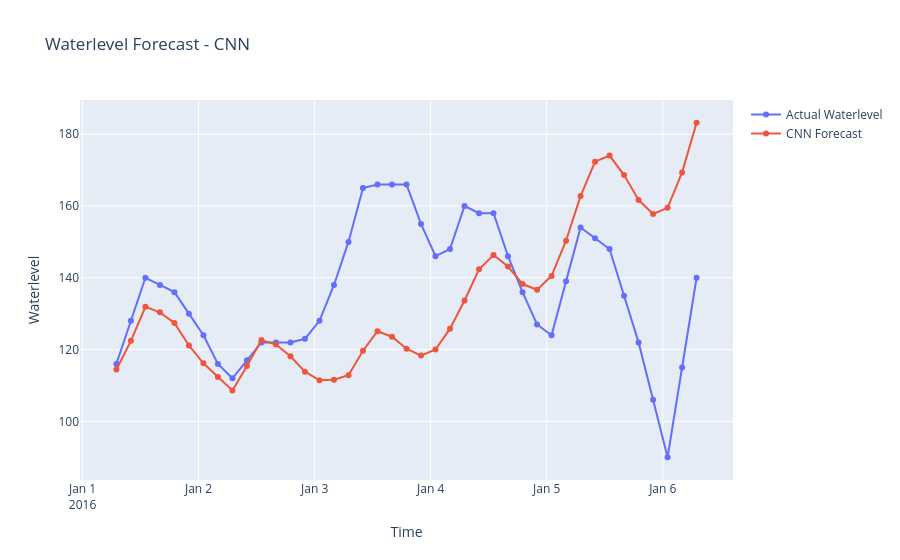
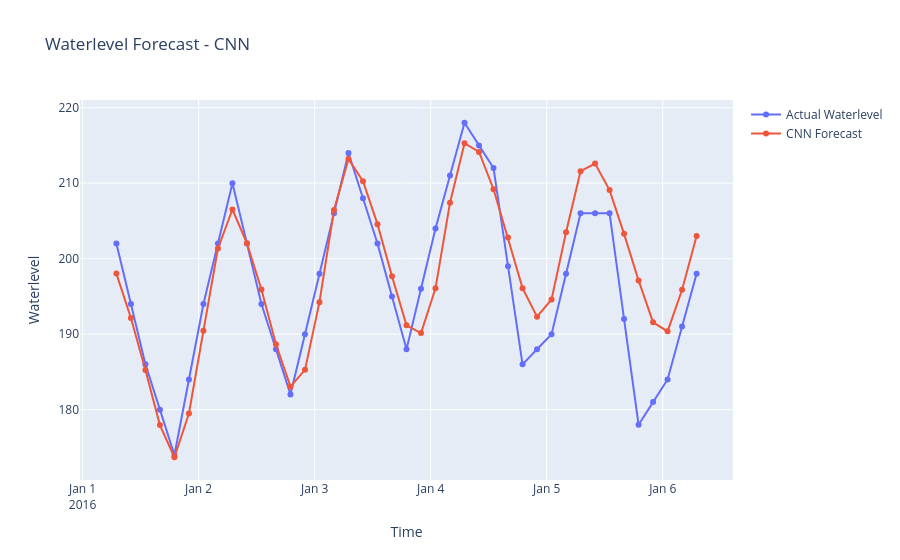
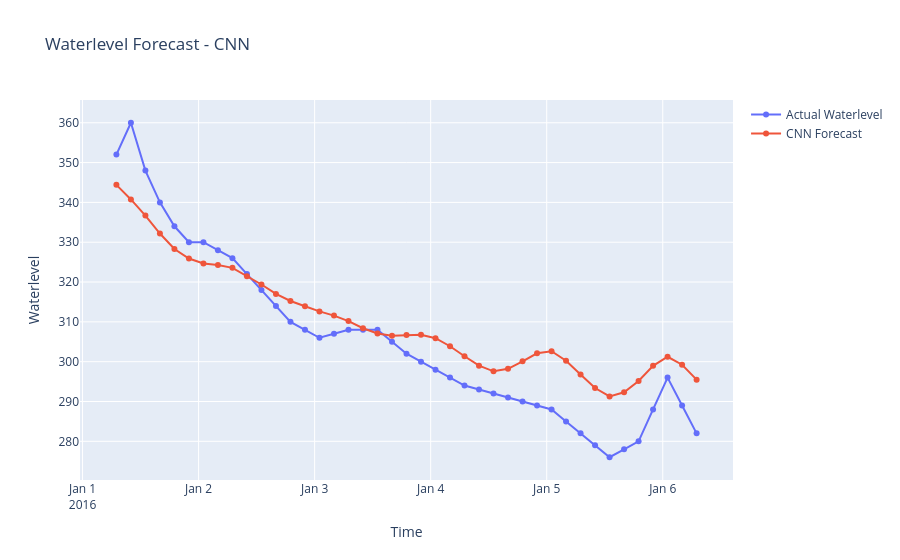
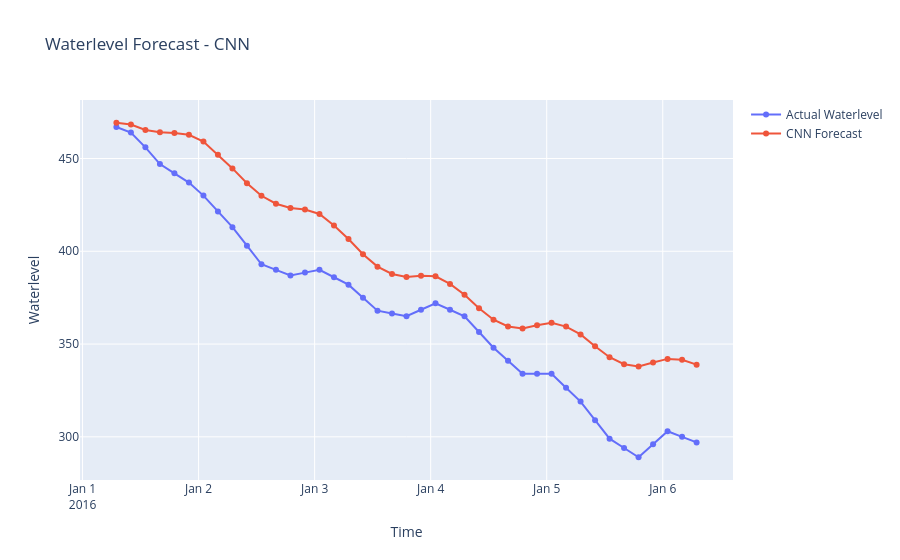

The notebook cell saved with these charts, in order:
### Code cell
sum_rmse = 0
sum_mae = 0
for i in testdate:# Define the start and end date for forecasting (adjust as needed)
    start_date,end_date = i
    print(start_date,end_date)
    if test.index.min() <= pd.to_datetime(start_date) <= test.index.max() and test.index.min() <= pd.to_datetime(end_date) <= test.index.max():
        # Make forecasts using the CNN model for the specified date range
        cnn_forecast, start_idx, end_idx = forecast_with_cnn(model, X_test, look_back, scaler, test, start_date, end_date)

        # Inverse transform the true test values back to the original scale for the same range
        y_test_actual = scaler.inverse_transform(y_test[start_idx:end_idx+1].reshape(-1, 1))

        # Get the corresponding dates
        forecast_dates = test.index[start_idx:end_idx+1]

        # Calculate performance metrics for the forecast in this range
        mae = mean_absolute_error(y_test_actual, cnn_forecast)
        rmse = mean_squared_error(y_test_actual, cnn_forecast)

        # Output the performance metrics
        print(f"Forecasting from {start_date} to {end_date}")
        print(f"MAE: {mae}")
        print(f"RMSE: {rmse}")
    else:
        print("The start date or end date is out of range in the test set.")
    fig = go.Figure()
    sum_mae = sum_mae+mae
    sum_rmse = sum_rmse+rmse
    # Actual water levels
    fig.add_trace(go.Scatter(x=test.index, y=y_test_actual.flatten(),
                            mode='lines+markers',
                            name='Actual Waterlevel',
                            hovertemplate='Date: %{x}<br>Waterlevel: %{y}<extra></extra>'))

    # CNN forecasted water levels
    fig.add_trace(go.Scatter(x=test.index, y=cnn_forecast.flatten(),
                            mode='lines+markers',
                            name='CNN Forecast',
                            hovertemplate='Date: %{x}<br>Waterlevel: %{y}<extra></extra>'))

    # Update layout
    fig.update_layout(title='Waterlevel Forecast - CNN',
                    xaxis_title='Time',
                    yaxis_title='Waterlevel',
                    hovermode='x unified')
    fig.show()
print("Average MAE on 10 test point:", sum_mae/10)
print("Average RMSE on 10 test point:", sum_rmse/10)

### Figure 1 — Plotly figure (JSON) as saved in the notebook; plotly's stock layout.template omitted (floating-point values rounded to 4 significant figures; data arrays with more than 128 entries replaced by an {"elided": "..."} marker saying what was removed)
{"data": [{"hovertemplate": "Date: %{x}<br>Waterlevel: %{y}<extra></extra>", "mode": "lines+markers", "name": "Actual Waterlevel", "type": "scatter", "x": {"elided": "5846 str values"}, "y": [116.0, 128, 140, 138, 136.0, 130, 124.0, 116.0, 112, 117, 122, 122, 122, 123, 128, 138, 150, 165, 166, 166, 166, 155, 146, 148, 160, 158, 158, 146, 136.0, 127, 124.0, 139, 154, 151, 148, 135, 122, 106, 90, 115, 140]}, {"hovertemplate": "Date: %{x}<br>Waterlevel: %{y}<extra></extra>", "mode": "lines+markers", "name": "CNN Forecast", "type": "scatter", "x": {"elided": "5846 str values"}, "y": [114.4, 122.4, 131.9, 130.4, 127.4, 121.1, 116.2, 112.4, 108.6, 115.4, 122.6, 121.4, 118.1, 113.8, 111.4, 111.6, 112.8, 119.7, 125.1, 123.6, 120.2, 118.3, 120.0, 125.8, 133.7, 142.4, 146.3, 143.1, 138.3, 136.7, 140.5, 150.3, 162.8, 172.3, 174.1, 168.6, 161.7, 157.8, 159.5, 169.4, 183.2]}], "layout": {"hovermode": "x unified", "title": {"text": "Waterlevel Forecast - CNN"}, "xaxis": {"title": {"text": "Time"}}, "yaxis": {"title": {"text": "Waterlevel"}}}}

### Figure 2 — Plotly figure (JSON) as saved in the notebook; plotly's stock layout.template omitted (floating-point values rounded to 4 significant figures; data arrays with more than 128 entries replaced by an {"elided": "..."} marker saying what was removed)
{"data": [{"hovertemplate": "Date: %{x}<br>Waterlevel: %{y}<extra></extra>", "mode": "lines+markers", "name": "Actual Waterlevel", "type": "scatter", "x": {"elided": "5846 str values"}, "y": [202, 194, 186, 180, 174, 184.0, 194, 202, 210, 202, 194, 188, 182, 190, 198, 206, 214, 208, 202, 195, 188, 196, 204, 211, 218, 215, 212, 199, 186, 188, 190, 198, 206, 206, 206, 192, 178, 181, 184.0, 191, 198]}, {"hovertemplate": "Date: %{x}<br>Waterlevel: %{y}<extra></extra>", "mode": "lines+markers", "name": "CNN Forecast", "type": "scatter", "x": {"elided": "5846 str values"}, "y": [198.0, 192.1, 185.2, 178.0, 173.7, 179.5, 190.4, 201.3, 206.5, 202.0, 195.9, 188.7, 183.0, 185.3, 194.2, 206.4, 213.2, 210.2, 204.6, 197.7, 191.2, 190.1, 196.1, 207.4, 215.3, 214.1, 209.2, 202.8, 196.1, 192.3, 194.6, 203.5, 211.6, 212.6, 209.1, 203.3, 197.1, 191.6, 190.4, 195.9, 203.0]}], "layout": {"hovermode": "x unified", "title": {"text": "Waterlevel Forecast - CNN"}, "xaxis": {"title": {"text": "Time"}}, "yaxis": {"title": {"text": "Waterlevel"}}}}

### Figure 3 — Plotly figure (JSON) as saved in the notebook; plotly's stock layout.template omitted (floating-point values rounded to 4 significant figures; data arrays with more than 128 entries replaced by an {"elided": "..."} marker saying what was removed)
{"data": [{"hovertemplate": "Date: %{x}<br>Waterlevel: %{y}<extra></extra>", "mode": "lines+markers", "name": "Actual Waterlevel", "type": "scatter", "x": {"elided": "5846 str values"}, "y": [352, 360, 348, 340, 334, 330, 330, 328, 326, 322, 318, 314, 310, 308, 306, 307, 308, 308, 308, 305, 302, 300, 298, 296, 294, 293, 292, 291, 290, 289, 288, 285, 282, 279, 276, 278, 280, 288, 296, 289, 282]}, {"hovertemplate": "Date: %{x}<br>Waterlevel: %{y}<extra></extra>", "mode": "lines+markers", "name": "CNN Forecast", "type": "scatter", "x": {"elided": "5846 str values"}, "y": [344.4, 340.7, 336.7, 332.2, 328.3, 325.9, 324.6, 324.3, 323.6, 321.5, 319.4, 317.0, 315.2, 313.9, 312.6, 311.6, 310.2, 308.4, 307.1, 306.5, 306.7, 306.8, 305.9, 303.9, 301.4, 299.0, 297.6, 298.2, 300.1, 302.1, 302.6, 300.3, 296.8, 293.4, 291.3, 292.3, 295.1, 299.0, 301.2, 299.2, 295.5]}], "layout": {"hovermode": "x unified", "title": {"text": "Waterlevel Forecast - CNN"}, "xaxis": {"title": {"text": "Time"}}, "yaxis": {"title": {"text": "Waterlevel"}}}}

### Figure 4 — Plotly figure (JSON) as saved in the notebook; plotly's stock layout.template omitted (floating-point values rounded to 4 significant figures; data arrays with more than 128 entries replaced by an {"elided": "..."} marker saying what was removed)
{"data": [{"hovertemplate": "Date: %{x}<br>Waterlevel: %{y}<extra></extra>", "mode": "lines+markers", "name": "Actual Waterlevel", "type": "scatter", "x": {"elided": "5846 str values"}, "y": [467, 464.0, 456, 447, 442, 437, 430, 421.5, 413, 403, 393, 390, 387, 388.5, 390, 386, 382, 375, 368.0, 366.5, 365, 368.5, 372, 368.5, 365, 356.5, 348, 341, 334, 334, 334, 326.5, 319, 309, 299, 294, 289, 296, 303, 300, 297]}, {"hovertemplate": "Date: %{x}<br>Waterlevel: %{y}<extra></extra>", "mode": "lines+markers", "name": "CNN Forecast", "type": "scatter", "x": {"elided": "5846 str values"}, "y": [469.3, 468.3, 465.4, 464.2, 463.8, 462.8, 459.2, 452.1, 444.6, 436.7, 429.9, 425.6, 423.4, 422.5, 420.1, 413.9, 406.6, 398.4, 391.7, 387.7, 386.2, 386.8, 386.5, 382.4, 376.6, 369.3, 363.1, 359.5, 358.4, 360.2, 361.4, 359.4, 355.2, 348.9, 342.9, 339.1, 337.9, 340.0, 342.0, 341.5, 338.9]}], "layout": {"hovermode": "x unified", "title": {"text": "Waterlevel Forecast - CNN"}, "xaxis": {"title": {"text": "Time"}}, "yaxis": {"title": {"text": "Waterlevel"}}}}
